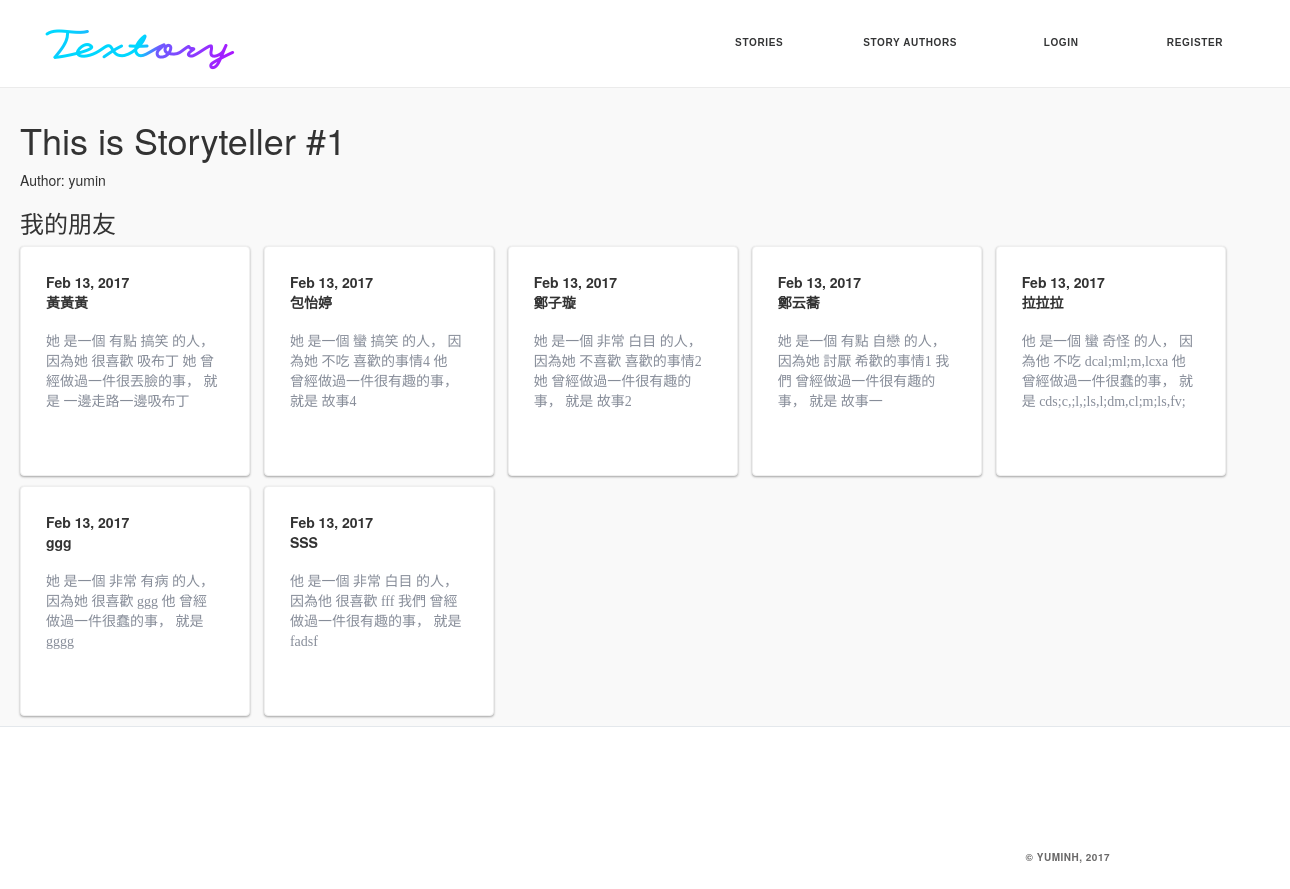
Page /storyauthor/1 on the earlier database version.
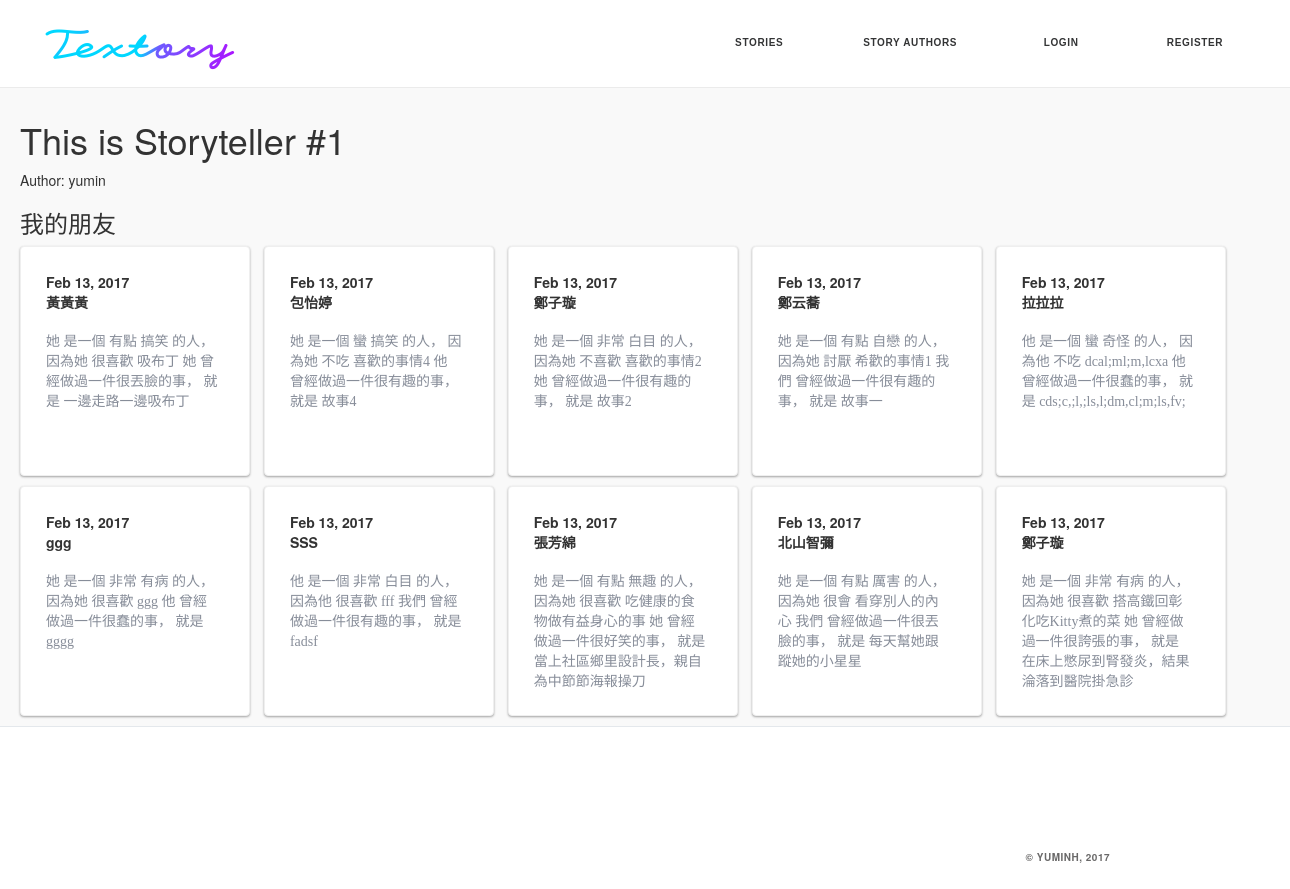
Same page on the later database version.
### story/models.py (models this page shows, shortened)
class Story(models.Model):
    author = models.ForeignKey(StoryAuthor, related_name='storys',null=True)
    sb_thing = models.CharField(max_length=30,null=True)
    sb_story = models.CharField(max_length=30,null=True)
    sb_name = models.CharField(max_length=30,null=True)
    SB_GENDER = (
        ('他','他'),
        ('她','她'),
    )
    sb_gender = models.CharField(max_length = 100,null=True,choices = SB_GENDER, )
    SB_ADV = (
        ('有點','有點'),
        ('非常','非常'),
        ('蠻','蠻'),
        ('超級','超級'),
        ('史上無敵','史上無敵'),
    )
    sb_adv = models.CharField(max_length = 100,null=True,choices = SB_ADV)
    SB_ADJ = (
        ('奇怪','奇怪'),
        ('白目','白目'),
        ('有病','有病'),
        ('自戀','自戀'),
        ('搞笑','搞笑'),
        ('孤僻','孤僻'),
        ('嚴肅','嚴肅'),
        ('無趣','無趣'),
        ('冷靜','冷靜'),
        ('可怕','可怕'),
        ('呆呆','呆呆'),
        ('萌萌','萌萌'),
        ('厲害','厲害'),
        ('正常','正常'),
        ('懶惰','懶惰'),
    )
    sb_adj = models.CharField(max_length = 100,null=True,choices = SB_ADJ)
    SB_ABOUT = (
        ('很喜歡','很喜歡'),
        ('不喜歡','不喜歡'),
        ('不吃','不吃'),
        ('討厭','討厭'),
        ('怕','怕'),
        ('常常','常常'),
        ('很會','很會'),
    )
    sb_about = models.CharField(max_length = 100,null=True,choices = SB_ABOUT)
    WHO = (
        ('我們','我們'),
        ('他','他'),
        ('她','她'),
    )
    who = models.CharField(max_length = 100,null=True,choices = WHO)
    STH_ADJ = (
        ('扯','扯'),
        ('蠢','蠢'),
        ('煩','煩'),
        ('有趣','有趣'),
        ('好笑','好笑'),
        ('丟臉','丟臉'),
        ('瘋狂','瘋狂'),
        ('誇張','誇張'),
        ('無聊','無聊'),
        ('幼稚','幼稚'),
        ('難忘','難忘'),
        ('開心','開心'),
    )
    sth_adj = models.CharField(max_length = 100,null=True,choices = STH_ADJ)
    ITJCTS = (
        ('哎','哎'),
        ('哈哈','哈哈'),
        ('呵呵','呵呵'),
        ('顆顆','顆顆'),
    )
    itjcts = models.CharField(max_length = 100,null=True,choices = ITJCTS)
    MARK = (
        ('~','~'),
        ('!','!'),
        ('!!!','!!!'),
        ('XD','XD'),
        ('>///<','>///<'),
        ('^^','^^'),
        (':)',':)'),
        ('。','。'),
    )
    mark = models.CharField(max_length = 100,null=True,choices = MARK)
    created_date = models.DateTimeField(
            default=timezone.now)
    published_date = models.DateTimeField(
            blank=True, null=True)

### story/views.py (the view)
# urls.py: url(r'^storyauthor/(?P<pk>\d+)$', views.StoryListbyAuthorView.as_view(), name='storys_by_author'),
class StoryListbyAuthorView(generic.ListView):
    model = Story
    template_name = 'story/story_list_by_author.html'
    def get_queryset(self):
        id = self.kwargs['pk']
        target_author=get_object_or_404(StoryAuthor, pk = id)
        return Story.objects.filter(author=target_author)
    def get_context_data(self, **kwargs):
        context = super(StoryListbyAuthorView, self).get_context_data(**kwargs)
        context['author'] = get_object_or_404(StoryAuthor, pk = self.kwargs['pk'])
        return context

### story/models.py (called while the page is built)
    def __str__(self):
        return self.user.username

### story/templates/story/story_list_by_author.html (shortened to what this page needs)
{% extends 'story/base.html' %}
{% block body %}
  <div class="container">
    <h1>This is Storyteller #{{ author.id }}</h1>
    <p>Author: {{ author }}</p>
    {% if story_list %}
    <h3>我的朋友</h3>
    {% for story in story_list %}
    <a href="{% url 'story_detail' pk=story.pk %}" style="font-weight: 700;">
    <div class="about_page__tweet">
      <span>Feb 13, 2017</span>
      <br>
      {{ story.sb_name }}
      <br><br>
      <p style="font-size:14px; font-family: Noto Sans TC; font-weight: 300; color:#878d99;">
      {{ story.sb_gender }} 是一個 {{ story.sb_adv }} {{ story.sb_adj }} 的人，
      因為{{ story.sb_gender }} {{ story.sb_about }} {{ story.sb_thing }}
      {{ story.who }} 曾經做過一件很{{ story.sth_adj }}的事，
      就是 {{ story.sb_story }}
      <br>
      </p>
    </div>
    </a>
    {% endfor %}
    {% else %}
      <p>This blogger hasn't posted anything yet.</p>
    {% endif %}
  </div>
{% endblock %}

Differences in the rows shown:
added Story: sb_name "張芳綿", sb_gender "她", sb_adv "有點", sb_adj "無趣", sb_about "很喜歡", sb_thing "吃健康的食物做有益身心的事", who "她", sth_adj "好笑", sb_story "當上社區鄉里設計長，親自為中節節海報操刀"
added Story: sb_name "北山智彌", sb_gender "她", sb_adv "有點", sb_adj "厲害", sb_about "很會", sb_thing "看穿別人的內心", who "我們", sth_adj "丟臉", sb_story "每天幫她跟蹤她的小星星"
added Story: sb_name "鄭子璇", sb_gender "她", sb_adv "非常", sb_adj "有病", sb_about "很喜歡", sb_thing "搭高鐵回彰化吃Kitty煮的菜", who "她", sth_adj "誇張", sb_story "在床上憋尿到腎發炎，結果淪落到醫院掛急診"
